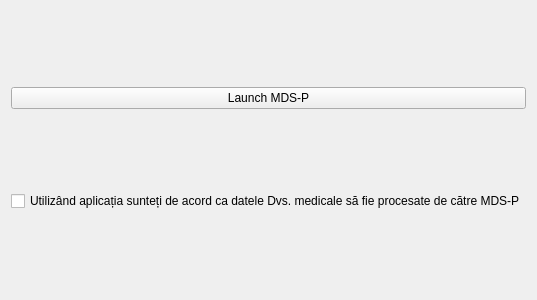
<?xml version="1.0" encoding="UTF-8"?>
<ui version="4.0">
 <class>LaunchInterface</class>
 <widget class="QWidget" name="LaunchInterface">
  <property name="geometry">
   <rect>
    <x>0</x>
    <y>0</y>
    <width>400</width>
    <height>300</height>
   </rect>
  </property>
  <property name="windowTitle">
   <string>Launch MDS-P</string>
  </property>
  <layout class="QVBoxLayout" name="verticalLayout">
   <item>
    <widget class="QPushButton" name="launch_button">
     <property name="text">
      <string>Launch MDS-P</string>
     </property>
    </widget>
   </item>
   <item>
    <widget class="QCheckBox" name="agreement_checkbox">
     <property name="text">
      <string>Utilizând aplicația sunteți de acord ca datele Dvs. medicale să fie procesate de către MDS-P</string>
     </property>
    </widget>
   </item>
  </layout>
 </widget>
 <resources/>
 <connections/>
</ui>
